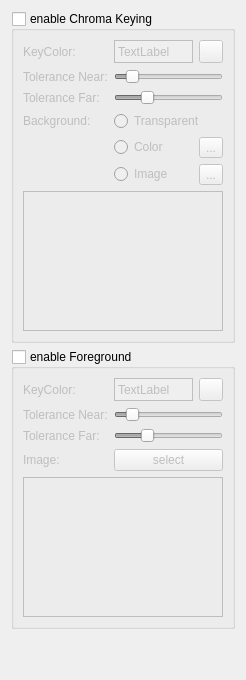
     <widget class="QWidget" name="chromaTab">
      <attribute name="title">
       <string>Compositing</string>
      </attribute>
      <layout class="QVBoxLayout" name="verticalLayout_5">
       <item>
        <widget class="QGroupBox" name="chromaKeyingEnabled">
         <property name="title">
          <string>enable Chroma Keying</string>
         </property>
         <property name="checkable">
          <bool>true</bool>
         </property>
         <property name="checked">
          <bool>false</bool>
         </property>
         <layout class="QVBoxLayout" name="verticalLayout_9">
          <item>
           <layout class="QFormLayout" name="formLayout">
            <property name="fieldGrowthPolicy">
             <enum>QFormLayout::AllNonFixedFieldsGrow</enum>
            </property>
            <item row="0" column="0">
             <widget class="QLabel" name="label_5">
              <property name="text">
               <string>KeyColor:</string>
              </property>
             </widget>
            </item>
            <item row="0" column="1">
             <layout class="QHBoxLayout" name="horizontalLayout_10">
              <item>
               <widget class="QLabel" name="keyColor">
                <property name="autoFillBackground">
                 <bool>true</bool>
                </property>
                <property name="frameShape">
                 <enum>QFrame::Box</enum>
                </property>
                <property name="text">
                 <string>TextLabel</string>
                </property>
               </widget>
              </item>
              <item>
               <widget class="QToolButton" name="pickChromaKey">
                <property name="text">
                 <string/>
                </property>
                <property name="icon">
                 <iconset resource="../resources.qrc">
                  <normaloff>:/icons/resources/colorpicker.png</normaloff>:/icons/resources/colorpicker.png</iconset>
                </property>
                <property name="iconSize">
                 <size>
                  <width>16</width>
                  <height>16</height>
                 </size>
                </property>
                <property name="checkable">
                 <bool>true</bool>
                </property>
               </widget>
              </item>
             </layout>
            </item>
            <item row="1" column="0">
             <widget class="QLabel" name="label_11">
              <property name="text">
               <string>Tolerance Near:</string>
              </property>
             </widget>
            </item>
            <item row="1" column="1">
             <widget class="QSlider" name="tolNearSlider">
              <property name="maximum">
               <number>255</number>
              </property>
              <property name="value">
               <number>30</number>
              </property>
              <property name="orientation">
               <enum>Qt::Horizontal</enum>
              </property>
             </widget>
            </item>
            <item row="2" column="0">
             <widget class="QLabel" name="label_18">
              <property name="text">
               <string>Tolerance Far:</string>
              </property>
             </widget>
            </item>
            <item row="2" column="1">
             <widget class="QSlider" name="tolFarSlider">
              <property name="minimum">
               <number>0</number>
              </property>
              <property name="maximum">
               <number>255</number>
              </property>
              <property name="value">
               <number>70</number>
              </property>
              <property name="orientation">
               <enum>Qt::Horizontal</enum>
              </property>
             </widget>
            </item>
            <item row="3" column="0">
             <widget class="QLabel" name="label_19">
              <property name="text">
               <string>Background:</string>
              </property>
             </widget>
            </item>
            <item row="3" column="1">
             <widget class="QRadioButton" name="replaceChromaWithTransparent">
              <property name="text">
               <string>Transparent</string>
              </property>
             </widget>
            </item>
            <item row="4" column="1">
             <layout class="QHBoxLayout" name="horizontalLayout_13">
              <item>
               <widget class="QRadioButton" name="replaceChromaWithColor">
                <property name="text">
                 <string>Color</string>
                </property>
               </widget>
              </item>
              <item>
               <widget class="QToolButton" name="bgColorSelect">
                <property name="text">
                 <string>...</string>
                </property>
                <property name="icon">
                 <iconset resource="../resources.qrc">
                  <normaloff>:/icons/resources/gtk-color-picker.png</normaloff>:/icons/resources/gtk-color-picker.png</iconset>
                </property>
                <property name="iconSize">
                 <size>
                  <width>16</width>
                  <height>16</height>
                 </size>
                </property>
               </widget>
              </item>
             </layout>
            </item>
            <item row="5" column="1">
             <layout class="QHBoxLayout" name="horizontalLayout_14">
              <property name="topMargin">
               <number>0</number>
              </property>
              <item>
               <widget class="QRadioButton" name="replaceChromaWithImage">
                <property name="text">
                 <string>Image</string>
                </property>
                <property name="checked">
                 <bool>false</bool>
                </property>
               </widget>
              </item>
              <item>
               <widget class="QToolButton" name="chromaBackgroundSelect">
                <property name="text">
                 <string>...</string>
                </property>
                <property name="icon">
                 <iconset resource="../resources.qrc">
                  <normaloff>:/icons/resources/folder-open-20.png</normaloff>:/icons/resources/folder-open-20.png</iconset>
                </property>
                <property name="iconSize">
                 <size>
                  <width>16</width>
                  <height>16</height>
                 </size>
                </property>
               </widget>
              </item>
             </layout>
            </item>
           </layout>
          </item>
          <item>
           <widget class="QLabel" name="chromaBackground">
            <property name="minimumSize">
             <size>
              <width>200</width>
              <height>140</height>
             </size>
            </property>
            <property name="maximumSize">
             <size>
              <width>200</width>
              <height>140</height>
             </size>
            </property>
            <property name="frameShape">
             <enum>QFrame::Box</enum>
            </property>
            <property name="text">
             <string/>
            </property>
           </widget>
          </item>
         </layout>
        </widget>
       </item>
       <item>
        <widget class="QGroupBox" name="foregroundEnabled">
         <property name="title">
          <string>enable Foreground</string>
         </property>
         <property name="checkable">
          <bool>true</bool>
         </property>
         <property name="checked">
          <bool>false</bool>
         </property>
         <layout class="QVBoxLayout" name="verticalLayout_10">
          <item>
           <layout class="QFormLayout" name="formLayout_3">
            <property name="fieldGrowthPolicy">
             <enum>QFormLayout::AllNonFixedFieldsGrow</enum>
            </property>
            <property name="topMargin">
             <number>0</number>
            </property>
            <item row="0" column="0">
             <widget class="QLabel" name="label_20">
              <property name="text">
               <string>KeyColor:</string>
              </property>
             </widget>
            </item>
            <item row="0" column="1">
             <layout class="QHBoxLayout" name="horizontalLayout_12">
              <item>
               <widget class="QLabel" name="keyColorFG">
                <property name="autoFillBackground">
                 <bool>true</bool>
                </property>
                <property name="frameShape">
                 <enum>QFrame::Box</enum>
                </property>
                <property name="text">
                 <string>TextLabel</string>
                </property>
               </widget>
              </item>
              <item>
               <widget class="QToolButton" name="pickChromaKeyFG">
                <property name="text">
                 <string/>
                </property>
                <property name="icon">
                 <iconset resource="../resources.qrc">
                  <normaloff>:/icons/resources/colorpicker.png</normaloff>:/icons/resources/colorpicker.png</iconset>
                </property>
                <property name="iconSize">
                 <size>
                  <width>16</width>
                  <height>16</height>
                 </size>
                </property>
                <property name="checkable">
                 <bool>true</bool>
                </property>
               </widget>
              </item>
             </layout>
            </item>
            <item row="1" column="0">
             <widget class="QLabel" name="label_22">
              <property name="text">
               <string>Tolerance Near:</string>
              </property>
             </widget>
            </item>
            <item row="1" column="1">
             <widget class="QSlider" name="tolNearSliderFG">
              <property name="maximum">
               <number>255</number>
              </property>
              <property name="value">
               <number>30</number>
              </property>
              <property name="orientation">
               <enum>Qt::Horizontal</enum>
              </property>
             </widget>
            </item>
            <item row="2" column="0">
             <widget class="QLabel" name="label_23">
              <property name="text">
               <string>Tolerance Far:</string>
              </property>
             </widget>
            </item>
            <item row="2" column="1">
             <widget class="QSlider" name="tolFarSliderFG">
              <property name="minimum">
               <number>0</number>
              </property>
              <property name="maximum">
               <number>255</number>
              </property>
              <property name="value">
               <number>70</number>
              </property>
              <property name="orientation">
               <enum>Qt::Horizontal</enum>
              </property>
             </widget>
            </item>
            <item row="3" column="0">
             <widget class="QLabel" name="label_25">
              <property name="text">
               <string>Image:</string>
              </property>
             </widget>
            </item>
            <item row="3" column="1">
             <widget class="QPushButton" name="chromaForegroundSelect">
              <property name="text">
               <string>select</string>
              </property>
             </widget>
            </item>
           </layout>
          </item>
          <item>
           <widget class="QLabel" name="chromaForeground">
            <property name="minimumSize">
             <size>
              <width>200</width>
              <height>140</height>
             </size>
            </property>
            <property name="maximumSize">
             <size>
              <width>200</width>
              <height>140</height>
             </size>
            </property>
            <property name="frameShape">
             <enum>QFrame::Box</enum>
            </property>
            <property name="text">
             <string/>
            </property>
           </widget>
          </item>
         </layout>
        </widget>
       </item>
       <item>
        <spacer name="verticalSpacer_2">
         <property name="orientation">
          <enum>Qt::Vertical</enum>
         </property>
         <property name="sizeHint" stdset="0">
          <size>
           <width>20</width>
           <height>40</height>
          </size>
         </property>
        </spacer>
       </item>
      </layout>
     </widget>
